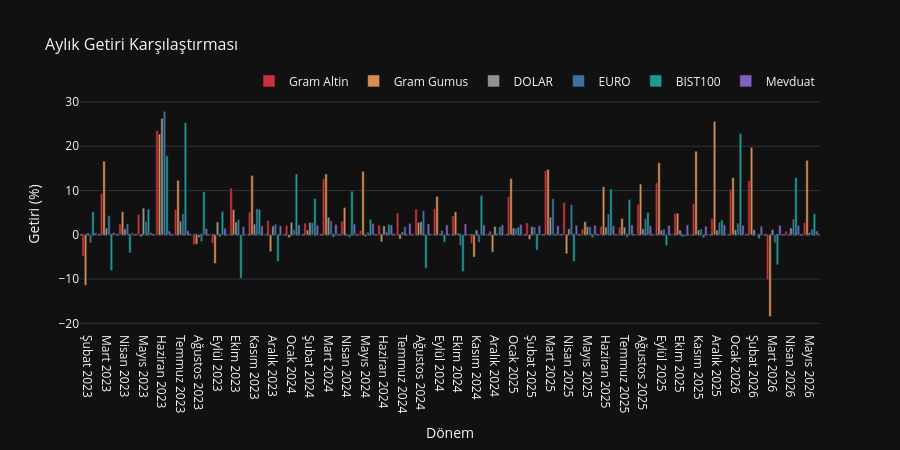
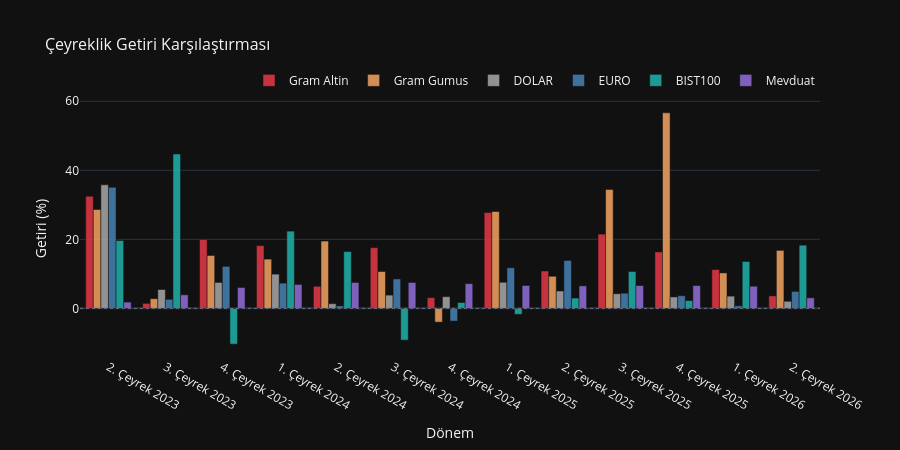

The notebook cell these images were saved under, in order:
### Markdown cell above
### Dönemsel Getiri Karşılaştırması (Aylık / Çeyreklik)

**Ne gösterir:** Her dönemin (ay veya çeyrek) son günündeki kapanış değeri üzerinden hesaplanan
yüzde getiriyi gruplanmış çubuk grafik olarak sunar. Hover'da ilgili dönemin tam getirisi okunur.

**Nasıl okunur:**
- **Sıfır çizgisinin üstü:** o dönemde kazanç.
- **Sıfır çizgisinin altı:** o dönemde değer kaybı.
- Aynı dönemde farklı renkteki çubukları kıyaslayarak hangi varlığın öne çıktığını görün.
- Örneğin yüksek enflasyon dönemlerinde Altın çubuklarının diğerlerine göre konumuna bakın.

### Code cell
# Aylık dönemsel getiri karşılaştırması
fig_monthly = build_period_bar_chart(analysis_df, freq="ME")
fig_monthly.show()

# Çeyreklik dönemsel getiri karşılaştırması
fig_quarterly = build_period_bar_chart(analysis_df, freq="QE")
fig_quarterly.show()

### Figure 1 — Plotly figure (JSON) as saved in the notebook; plotly's stock layout.template omitted (floating-point values rounded to 4 significant figures)
{"data": [{"hovertemplate": "<b>Gram Altin</b><br>Dönem: %{x}<br>Getiri: %{y:+.2f}%<extra></extra>", "marker": {"color": "#E63946"}, "name": "Gram Altin", "opacity": 0.85, "type": "bar", "x": ["Şubat 2023", "Mart 2023", "Nisan 2023", "Mayıs 2023", "Haziran 2023", "Temmuz 2023", "Ağustos 2023", "Eylül 2023", "Ekim 2023", "Kasım 2023", "Aralık 2023", "Ocak 2024", "Şubat 2024", "Mart 2024", "Nisan 2024", "Mayıs 2024", "Haziran 2024", "Temmuz 2024", "Ağustos 2024", "Eylül 2024", "Ekim 2024", "Kasım 2024", "Aralık 2024", "Ocak 2025", "Şubat 2025", "Mart 2025", "Nisan 2025", "Mayıs 2025", "Haziran 2025", "Temmuz 2025", "Ağustos 2025", "Eylül 2025", "Ekim 2025", "Kasım 2025", "Aralık 2025", "Ocak 2026", "Şubat 2026", "Mart 2026", "Nisan 2026", "Mayıs 2026"], "y": [-4.83, 9.32, 2.44, 4.66, 23.58, 5.73, -2.22, -1.87, 10.54, 5.15, 3.22, 2.14, 2.67, 12.7, 3.09, 0.98, 2.21, 4.91, 5.81, 5.93, 4.28, -1.94, 0.83, 8.63, 2.73, 14.47, 7.3, 1.35, 1.91, 1.71, 6.92, 11.74, 4.8, 7.08, 3.67, 10.25, 12.24, -10.1, 0.84, 2.75]}, {"hovertemplate": "<b>Gram Gumus</b><br>Dönem: %{x}<br>Getiri: %{y:+.2f}%<extra></extra>", "marker": {"color": "#F4A460"}, "name": "Gram Gumus", "opacity": 0.85, "type": "bar", "x": ["Şubat 2023", "Mart 2023", "Nisan 2023", "Mayıs 2023", "Haziran 2023", "Temmuz 2023", "Ağustos 2023", "Eylül 2023", "Ekim 2023", "Kasım 2023", "Aralık 2023", "Ocak 2024", "Şubat 2024", "Mart 2024", "Nisan 2024", "Mayıs 2024", "Haziran 2024", "Temmuz 2024", "Ağustos 2024", "Eylül 2024", "Ekim 2024", "Kasım 2024", "Aralık 2024", "Ocak 2025", "Şubat 2025", "Mart 2025", "Nisan 2025", "Mayıs 2025", "Haziran 2025", "Temmuz 2025", "Ağustos 2025", "Eylül 2025", "Ekim 2025", "Kasım 2025", "Aralık 2025", "Ocak 2026", "Şubat 2026", "Mart 2026", "Nisan 2026", "Mayıs 2026"], "y": [-11.38, 16.63, 5.24, -0.42, 22.76, 12.32, -2.12, -6.49, 5.71, 13.41, -3.81, -0.62, 1.08, 13.75, 6.17, 14.35, -1.57, -0.94, 2.79, 8.7, 5.19, -5.03, -3.9, 12.74, -1.03, 14.78, -4.29, 2.97, 10.9, 3.73, 11.48, 16.28, 4.89, 18.89, 25.62, 12.94, 19.75, -18.46, -0.02, 16.82]}, {"hovertemplate": "<b>DOLAR</b><br>Dönem: %{x}<br>Getiri: %{y:+.2f}%<extra></extra>", "marker": {"color": "#A9A9A9"}, "name": "DOLAR", "opacity": 0.85, "type": "bar", "x": ["Şubat 2023", "Mart 2023", "Nisan 2023", "Mayıs 2023", "Haziran 2023", "Temmuz 2023", "Ağustos 2023", "Eylül 2023", "Ekim 2023", "Kasım 2023", "Aralık 2023", "Ocak 2024", "Şubat 2024", "Mart 2024", "Nisan 2024", "Mayıs 2024", "Haziran 2024", "Temmuz 2024", "Ağustos 2024", "Eylül 2024", "Ekim 2024", "Kasım 2024", "Aralık 2024", "Ocak 2025", "Şubat 2025", "Mart 2025", "Nisan 2025", "Mayıs 2025", "Haziran 2025", "Temmuz 2025", "Ağustos 2025", "Eylül 2025", "Ekim 2025", "Kasım 2025", "Aralık 2025", "Ocak 2026", "Şubat 2026", "Mart 2026", "Nisan 2026", "Mayıs 2026"], "y": [0.41, 1.54, 1.35, 6.05, 26.33, 3.08, -0.59, 2.91, 2.91, 2.42, 2.0, 2.84, 2.8, 3.97, -0.24, -0.39, 2.0, 0.64, 2.96, 0.21, 0.39, 1.07, 1.9, 1.55, 1.85, 3.99, 1.38, 1.84, 1.74, 1.75, 1.36, 1.06, 1.08, 1.09, 1.1, 1.17, 1.15, 1.18, 1.56, 0.49]}, {"hovertemplate": "<b>EURO</b><br>Dönem: %{x}<br>Getiri: %{y:+.2f}%<extra></extra>", "marker": {"color": "#4682B4"}, "name": "EURO", "opacity": 0.85, "type": "bar", "x": ["Şubat 2023", "Mart 2023", "Nisan 2023", "Mayıs 2023", "Haziran 2023", "Temmuz 2023", "Ağustos 2023", "Eylül 2023", "Ekim 2023", "Kasım 2023", "Aralık 2023", "Ocak 2024", "Şubat 2024", "Mart 2024", "Nisan 2024", "Mayıs 2024", "Haziran 2024", "Temmuz 2024", "Ağustos 2024", "Eylül 2024", "Ekim 2024", "Kasım 2024", "Aralık 2024", "Ocak 2025", "Şubat 2025", "Mart 2025", "Nisan 2025", "Mayıs 2025", "Haziran 2025", "Temmuz 2025", "Ağustos 2025", "Eylül 2025", "Ekim 2025", "Kasım 2025", "Aralık 2025", "Ocak 2026", "Şubat 2026", "Mart 2026", "Nisan 2026", "Mayıs 2026"], "y": [-1.79, 4.37, 2.53, 3.04, 27.87, 4.74, -1.54, -0.48, 3.46, 5.88, 2.4, 1.22, 2.76, 3.18, -0.61, 0.61, 0.72, 1.85, 5.48, 1.02, -2.42, -1.69, 0.39, 1.47, 1.79, 8.2, 6.8, 1.83, 4.71, -0.57, 3.63, 1.32, -0.49, 1.33, 2.82, 2.65, -0.07, -1.79, 3.54, 1.32]}, {"hovertemplate": "<b>BIST100</b><br>Dönem: %{x}<br>Getiri: %{y:+.2f}%<extra></extra>", "marker": {"color": "#20B2AA"}, "name": "BIST100", "opacity": 0.85, "type": "bar", "x": ["Şubat 2023", "Mart 2023", "Nisan 2023", "Mayıs 2023", "Haziran 2023", "Temmuz 2023", "Ağustos 2023", "Eylül 2023", "Ekim 2023", "Kasım 2023", "Aralık 2023", "Ocak 2024", "Şubat 2024", "Mart 2024", "Nisan 2024", "Mayıs 2024", "Haziran 2024", "Temmuz 2024", "Ağustos 2024", "Eylül 2024", "Ekim 2024", "Kasım 2024", "Aralık 2024", "Ocak 2025", "Şubat 2025", "Mart 2025", "Nisan 2025", "Mayıs 2025", "Haziran 2025", "Temmuz 2025", "Ağustos 2025", "Eylül 2025", "Ekim 2025", "Kasım 2025", "Aralık 2025", "Ocak 2026", "Şubat 2026", "Mart 2026", "Nisan 2026", "Mayıs 2026"], "y": [5.24, -8.1, -4.05, 5.83, 17.85, 25.31, 9.71, 5.27, -9.85, 5.78, -6.02, 13.74, 8.2, -0.56, 9.88, 3.53, 2.38, -0.09, -7.57, -1.7, -8.3, 8.89, 1.85, 1.77, -3.46, 0.01, -6.02, -0.65, 10.3, 7.99, 5.07, -2.45, -0.37, -0.66, 3.33, 22.88, -0.87, -6.76, 12.91, 4.78]}, {"hovertemplate": "<b>Mevduat</b><br>Dönem: %{x}<br>Getiri: %{y:+.2f}%<extra></extra>", "marker": {"color": "#9370DB"}, "name": "Mevduat", "opacity": 0.85, "type": "bar", "x": ["Şubat 2023", "Mart 2023", "Nisan 2023", "Mayıs 2023", "Haziran 2023", "Temmuz 2023", "Ağustos 2023", "Eylül 2023", "Ekim 2023", "Kasım 2023", "Aralık 2023", "Ocak 2024", "Şubat 2024", "Mart 2024", "Nisan 2024", "Mayıs 2024", "Haziran 2024", "Temmuz 2024", "Ağustos 2024", "Eylül 2024", "Ekim 2024", "Kasım 2024", "Aralık 2024", "Ocak 2025", "Şubat 2025", "Mart 2025", "Nisan 2025", "Mayıs 2025", "Haziran 2025", "Temmuz 2025", "Ağustos 2025", "Eylül 2025", "Ekim 2025", "Kasım 2025", "Aralık 2025", "Ocak 2026", "Şubat 2026", "Mart 2026", "Nisan 2026", "Mayıs 2026"], "y": [0.47, 0.52, 0.45, 0.52, 0.85, 0.93, 1.42, 1.52, 1.83, 2.05, 2.06, 2.26, 2.16, 2.36, 2.47, 2.59, 2.25, 2.59, 2.47, 2.26, 2.48, 2.26, 2.26, 2.37, 2.06, 2.06, 2.16, 2.16, 2.06, 2.26, 2.06, 2.16, 2.26, 1.96, 2.26, 2.16, 1.96, 2.16, 2.16, 0.88]}], "layout": {"barmode": "group", "height": 450, "hovermode": "x unified", "legend": {"orientation": "h", "x": 1, "xanchor": "right", "y": 1.02, "yanchor": "bottom"}, "shapes": [{"line": {"color": "#6c7086", "dash": "dot", "width": 1}, "type": "line", "x0": 0, "x1": 1, "xref": "x domain", "y0": 0, "y1": 0, "yref": "y"}], "title": {"font": {"size": 16}, "text": "Aylık Getiri Karşılaştırması"}, "xaxis": {"title": {"text": "Dönem"}}, "yaxis": {"title": {"text": "Getiri (%)"}}}}

### Figure 2 — Plotly figure (JSON) as saved in the notebook; plotly's stock layout.template omitted (floating-point values rounded to 4 significant figures)
{"data": [{"hovertemplate": "<b>Gram Altin</b><br>Dönem: %{x}<br>Getiri: %{y:+.2f}%<extra></extra>", "marker": {"color": "#E63946"}, "name": "Gram Altin", "opacity": 0.85, "type": "bar", "x": ["2. Çeyrek 2023", "3. Çeyrek 2023", "4. Çeyrek 2023", "1. Çeyrek 2024", "2. Çeyrek 2024", "3. Çeyrek 2024", "4. Çeyrek 2024", "1. Çeyrek 2025", "2. Çeyrek 2025", "3. Çeyrek 2025", "4. Çeyrek 2025", "1. Çeyrek 2026", "2. Çeyrek 2026"], "y": [32.49, 1.45, 19.97, 18.18, 6.39, 17.59, 3.12, 27.76, 10.82, 21.51, 16.35, 11.25, 3.61]}, {"hovertemplate": "<b>Gram Gumus</b><br>Dönem: %{x}<br>Getiri: %{y:+.2f}%<extra></extra>", "marker": {"color": "#F4A460"}, "name": "Gram Gumus", "opacity": 0.85, "type": "bar", "x": ["2. Çeyrek 2023", "3. Çeyrek 2023", "4. Çeyrek 2023", "1. Çeyrek 2024", "2. Çeyrek 2024", "3. Çeyrek 2024", "4. Çeyrek 2024", "1. Çeyrek 2025", "2. Çeyrek 2025", "3. Çeyrek 2025", "4. Çeyrek 2025", "1. Çeyrek 2026", "2. Çeyrek 2026"], "y": [28.65, 2.8, 15.32, 14.27, 19.5, 10.68, -3.99, 28.07, 9.3, 34.46, 56.65, 10.27, 16.8]}, {"hovertemplate": "<b>DOLAR</b><br>Dönem: %{x}<br>Getiri: %{y:+.2f}%<extra></extra>", "marker": {"color": "#A9A9A9"}, "name": "DOLAR", "opacity": 0.85, "type": "bar", "x": ["2. Çeyrek 2023", "3. Çeyrek 2023", "4. Çeyrek 2023", "1. Çeyrek 2024", "2. Çeyrek 2024", "3. Çeyrek 2024", "4. Çeyrek 2024", "1. Çeyrek 2025", "2. Çeyrek 2025", "3. Çeyrek 2025", "4. Çeyrek 2025", "1. Çeyrek 2026", "2. Çeyrek 2026"], "y": [35.79, 5.45, 7.51, 9.92, 1.35, 3.84, 3.39, 7.56, 5.04, 4.23, 3.31, 3.54, 2.05]}, {"hovertemplate": "<b>EURO</b><br>Dönem: %{x}<br>Getiri: %{y:+.2f}%<extra></extra>", "marker": {"color": "#4682B4"}, "name": "EURO", "opacity": 0.85, "type": "bar", "x": ["2. Çeyrek 2023", "3. Çeyrek 2023", "4. Çeyrek 2023", "1. Çeyrek 2024", "2. Çeyrek 2024", "3. Çeyrek 2024", "4. Çeyrek 2024", "1. Çeyrek 2025", "2. Çeyrek 2025", "3. Çeyrek 2025", "4. Çeyrek 2025", "1. Çeyrek 2026", "2. Çeyrek 2026"], "y": [35.1, 2.63, 12.17, 7.32, 0.71, 8.52, -3.69, 11.76, 13.88, 4.4, 3.67, 0.74, 4.91]}, {"hovertemplate": "<b>BIST100</b><br>Dönem: %{x}<br>Getiri: %{y:+.2f}%<extra></extra>", "marker": {"color": "#20B2AA"}, "name": "BIST100", "opacity": 0.85, "type": "bar", "x": ["2. Çeyrek 2023", "3. Çeyrek 2023", "4. Çeyrek 2023", "1. Çeyrek 2024", "2. Çeyrek 2024", "3. Çeyrek 2024", "4. Çeyrek 2024", "1. Çeyrek 2025", "2. Çeyrek 2025", "3. Çeyrek 2025", "4. Çeyrek 2025", "1. Çeyrek 2026", "2. Çeyrek 2026"], "y": [19.66, 44.73, -10.37, 22.38, 16.47, -9.22, 1.7, -1.74, 2.99, 10.69, 2.26, 13.58, 18.31]}, {"hovertemplate": "<b>Mevduat</b><br>Dönem: %{x}<br>Getiri: %{y:+.2f}%<extra></extra>", "marker": {"color": "#9370DB"}, "name": "Mevduat", "opacity": 0.85, "type": "bar", "x": ["2. Çeyrek 2023", "3. Çeyrek 2023", "4. Çeyrek 2023", "1. Çeyrek 2024", "2. Çeyrek 2024", "3. Çeyrek 2024", "4. Çeyrek 2024", "1. Çeyrek 2025", "2. Çeyrek 2025", "3. Çeyrek 2025", "4. Çeyrek 2025", "1. Çeyrek 2026", "2. Çeyrek 2026"], "y": [1.82, 3.92, 6.05, 6.93, 7.49, 7.5, 7.17, 6.63, 6.51, 6.61, 6.61, 6.41, 3.05]}], "layout": {"barmode": "group", "height": 450, "hovermode": "x unified", "legend": {"orientation": "h", "x": 1, "xanchor": "right", "y": 1.02, "yanchor": "bottom"}, "shapes": [{"line": {"color": "#6c7086", "dash": "dot", "width": 1}, "type": "line", "x0": 0, "x1": 1, "xref": "x domain", "y0": 0, "y1": 0, "yref": "y"}], "title": {"font": {"size": 16}, "text": "Çeyreklik Getiri Karşılaştırması"}, "xaxis": {"title": {"text": "Dönem"}}, "yaxis": {"title": {"text": "Getiri (%)"}}}}
